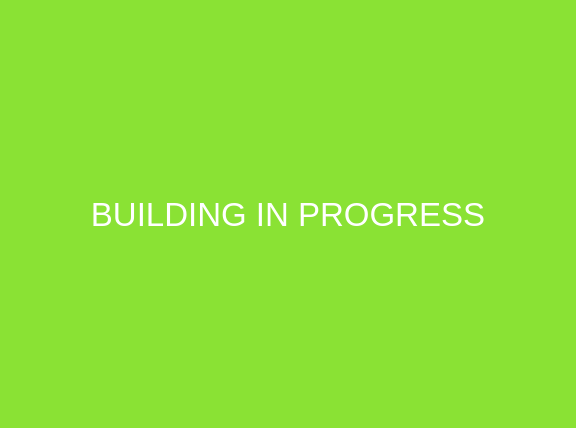
<?xml version="1.0" encoding="UTF-8"?>
<ui version="4.0">
 <class>diskstats</class>
 <widget class="QWidget" name="diskstats">
  <property name="geometry">
   <rect>
    <x>0</x>
    <y>0</y>
    <width>576</width>
    <height>428</height>
   </rect>
  </property>
  <property name="windowTitle">
   <string>Form</string>
  </property>
  <layout class="QGridLayout" name="gridLayout">
   <property name="leftMargin">
    <number>0</number>
   </property>
   <property name="topMargin">
    <number>0</number>
   </property>
   <property name="rightMargin">
    <number>0</number>
   </property>
   <property name="bottomMargin">
    <number>0</number>
   </property>
   <property name="spacing">
    <number>0</number>
   </property>
   <item row="0" column="0">
    <widget class="QWidget" name="widget" native="true">
     <property name="styleSheet">
      <string notr="true">background-color: rgb(138, 226, 52);</string>
     </property>
     <layout class="QGridLayout" name="gridLayout_2">
      <item row="0" column="0">
       <widget class="QLabel" name="label">
        <property name="font">
         <font>
          <pointsize>25</pointsize>
         </font>
        </property>
        <property name="styleSheet">
         <string notr="true">color: rgb(255, 255, 255);</string>
        </property>
        <property name="text">
         <string>BUILDING IN PROGRESS</string>
        </property>
        <property name="alignment">
         <set>Qt::AlignCenter</set>
        </property>
       </widget>
      </item>
     </layout>
    </widget>
   </item>
  </layout>
 </widget>
 <resources/>
 <connections/>
</ui>
